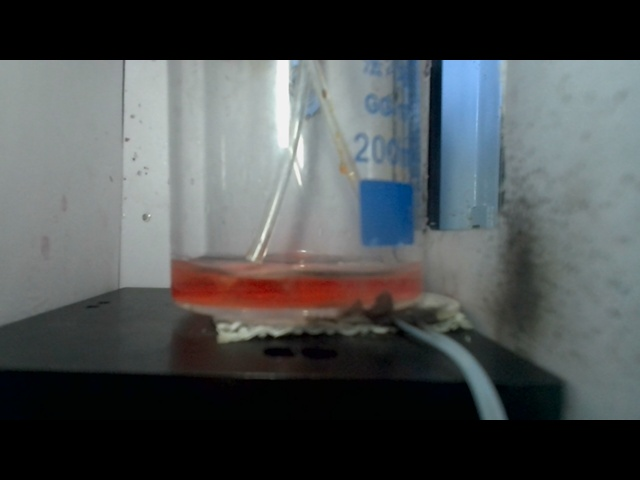
#> input picture image.jpg, 640 x 480 px; the run also reads 1 picture not shown here
$ python test.py
#> lines starting #> are read from the running program, lines starting #| are printed output that depends on the picture; after the words box and inside, x2 and y2 are one past the last pixel; in counts of white or black regions, pixels touching at a corner belong together; long printed decimals are rounded
import os

import cv2
import matplotlib.pyplot as plt
import numpy as np
from skimage import io
from skimage import metrics


"""
    1.Lab是基于人对颜色的感觉来设计的，更具体地说，它是感知均匀的。
    2.在图像处理中使用较多的是 HSV 颜色空间，它比 RGB 更接近人们对彩色的感知经验。非常直观地表达颜色的色调、鲜艳程度和明暗程度，方便进行颜色的对比。
    它由三部分组成 Hue（色调、色相） Saturation（饱和度、色彩纯净度） Value（明度）
    OpenCV 中 HSV 三个分量的范围为：
        H = [0,179]
        S = [0,255]
        V = [0,255]

"""


# 直方图计算相似度
def calculate_color_similarity(image1, image2):
    # 读取图像
    img1 = cv2.imread(image1)
    img2 = cv2.imread(image2)

    # 将图像转换为HSV颜色空间
    hsv1 = cv2.cvtColor(img1, cv2.COLOR_BGR2HSV)
    hsv2 = cv2.cvtColor(img2, cv2.COLOR_BGR2HSV)
    # 计算直方图
    hist1 = cv2.calcHist([hsv1], [0, 1], None, [180, 256], [0, 180, 0, 256])
    hist2 = cv2.calcHist([hsv2], [0, 1], None, [180, 256], [0, 180, 0, 256])

    # 归一化直方图
    cv2.normalize(hist1, hist1, 0, 1, cv2.NORM_MINMAX)
    cv2.normalize(hist2, hist2, 0, 1, cv2.NORM_MINMAX)

    # 计算直方图相似度
    similarity = cv2.compareHist(hist1, hist2, cv2.HISTCMP_CORREL)

    return similarity


# 欧氏距离计算相似性
def calculate_image_similarity(image1, image2):

    image1 = cv2.imread(image1)
    image2 = cv2.imread(image2)

    image1 = cv2.cvtColor(image1, cv2.COLOR_BGR2HSV)
    image2 = cv2.cvtColor(image2, cv2.COLOR_BGR2HSV)

    # 计算颜色差异
    diff = cv2.absdiff(image1, image2)
    diff = diff.astype(float)

    dist = cv2.norm(diff)

    similarity = 1 / (1 + dist)

    return similarity


def main(image1_path, image2_path):
    # 计算颜色相似度
    similarity_hist_score = calculate_color_similarity(image1_path, image2_path)
    print('颜色相似度:{:.8f}'.format(similarity_hist_score))

    # 计算颜色相似性(每个像素点)
    similarity_ouler_score = calculate_image_similarity(image1_path, image2_path)
    print('颜色相似性:{:.8f}'.format(similarity_ouler_score))

    img1 = cv2.imread(image1_path)
    img2 = cv2.imread(image2_path)
    img = cv2.hconcat([img1, img2])
    cv2.putText(img, 'similarity of hist:{:.8f} and similarity of ouler:{:.8f}'.format(similarity_hist_score, similarity_ouler_score),
                org=(320, 50), fontFace=cv2.FONT_HERSHEY_COMPLEX, fontScale=0.8, color=(0, 255, 0))
    # # cv2.imwrite('merge.png', img)
    # cv2.imshow('merge', img)
    # cv2.waitKey(0)


if __name__ == '__main__':
    # [11 lines of commented-out code are left out]
    hist_threshold = 0.978
    ouler_threshold = 0.0045

    for file in os.listdir('1_images'):
        img_path = '1_images' + '/' + file
        print('image.jpg' + '   ' + img_path)
        main('image.jpg', img_path)
#> in calculate_color_similarity, img1 is the input picture: shape (480, 640, 3); mean B, G, R 82, 81, 76.9
#> in calculate_color_similarity, `hsv1 = cv2.cvtColor(img1, cv2.COLOR_BGR2HSV)`: hsv1: shape (480, 640, 3); mean H, S, V 58.4, 44.8, 86.2
#> in calculate_color_similarity, `hsv2 = cv2.cvtColor(img2, cv2.COLOR_BGR2HSV)`: hsv2: shape (480, 640, 3); mean H, S, V 58.2, 45, 86.1
#> in calculate_color_similarity, `hist1 = cv2.calcHist([hsv1], [0, 1], None, [180, 256], [0, 180, 0, 256])`:
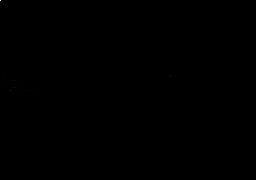
#> hist1: shape (180, 256) float32; min 0, max 77817, mean 6.7; drawn with min black and max white
#> in calculate_color_similarity, `cv2.normalize(hist1, hist1, 0, 1, cv2.NORM_MINMAX)`:
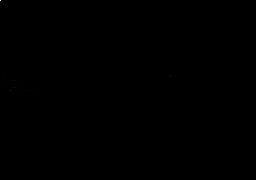
#> hist1: shape (180, 256) float32; 16.06% of pixels changed, all inside (x1, y1, x2, y2) = (0, 0, 256, 178)
#> in calculate_color_similarity, `cv2.normalize(hist2, hist2, 0, 1, cv2.NORM_MINMAX)`:
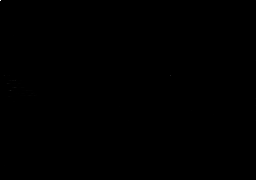
#> hist2: shape (180, 256) float32; min 0, max 1, mean 8.66e-05
#> in calculate_color_similarity, `similarity = cv2.compareHist(hist1, hist2, cv2.HISTCMP_CORREL)`: similarity = 1
#| 颜色相似度:0.9996
#> in calculate_image_similarity, `diff = cv2.absdiff(image1, image2)`: diff: shape (480, 640, 3); mean H, S, V 6.1, 7.7, 1.1
#> in calculate_image_similarity, `diff = diff.astype(float)`: diff: shape (480, 640, 3) float64; mean H, S, V 6.1, 7.7, 1.1
#> in calculate_image_similarity, `dist = cv2.norm(diff)`: dist = 20624.9
#> in calculate_image_similarity, `similarity = 1 / (1 + dist)`: similarity = 4.85e-05
#| 颜色相似性:4.848e-05
#> in main, `img = cv2.hconcat([img1, img2])`:
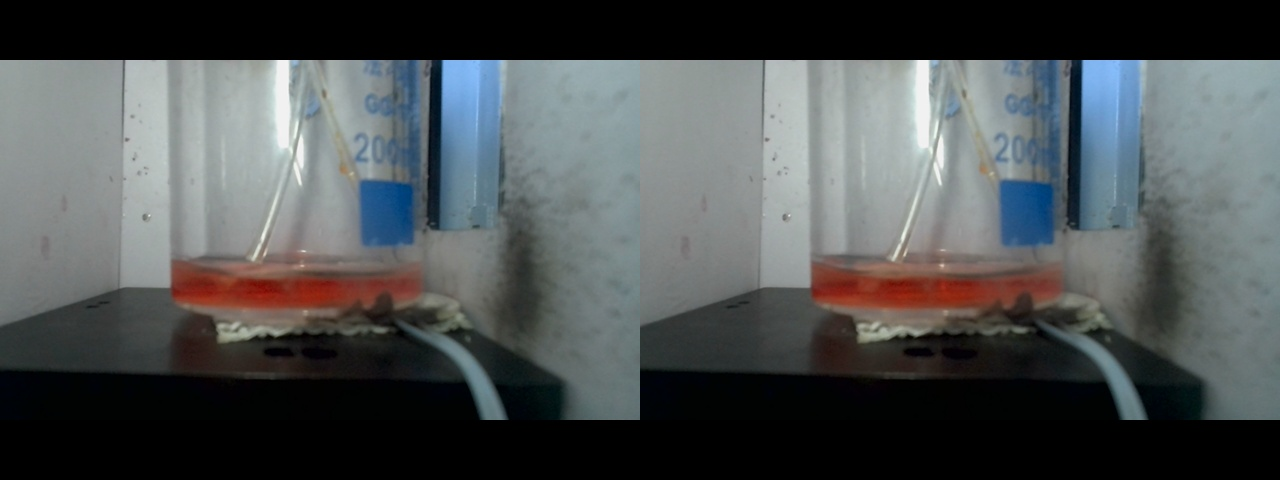
#> img: shape (480, 1280, 3); mean B, G, R 82, 81, 76.9
#> in main, `cv2.putText(img, 'similarity of hist:{:.8f} and similarity of ouler:{:..`:
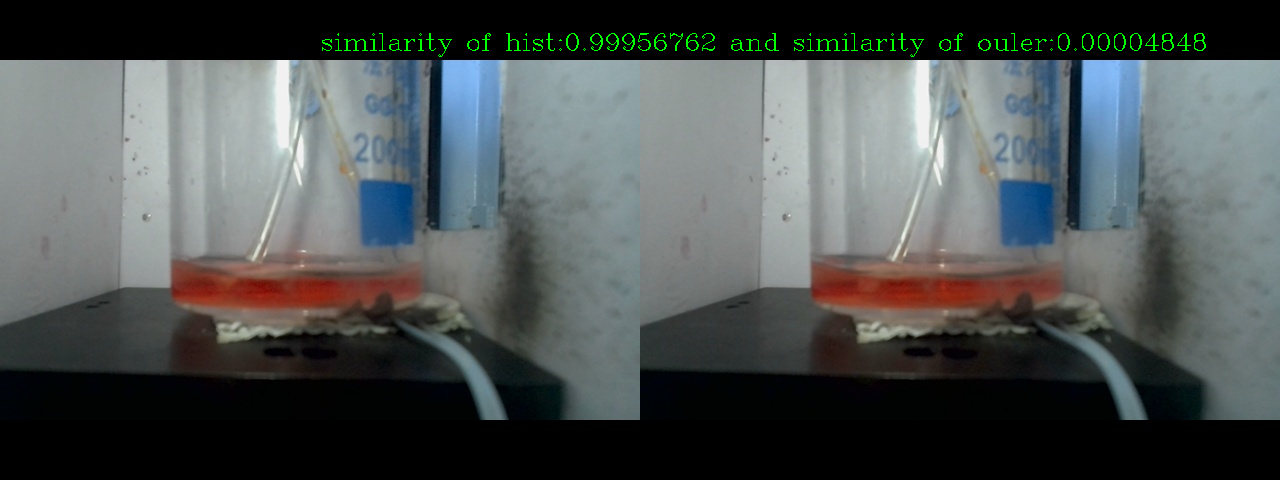
#> img: shape (480, 1280, 3); 0.48% of pixels changed, all inside (x1, y1, x2, y2) = (322, 33, 1206, 57)
#> pass 2 of the loop `for file in os.listdir('1_images'):`:
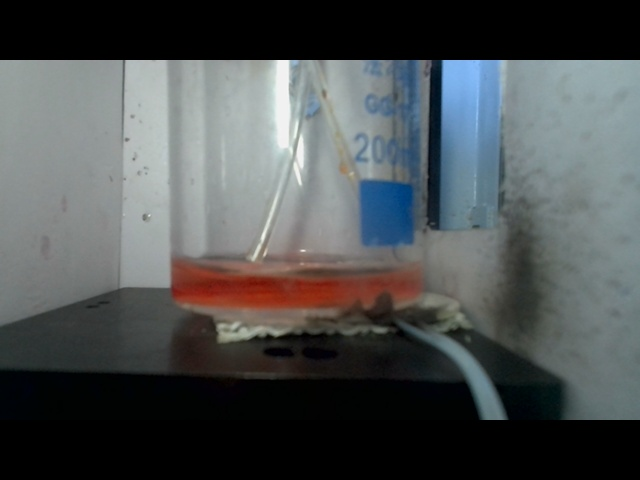
#> input picture 1_images/20230203181237.jpg, 640 x 480 px
#> in calculate_color_similarity, img2 is the input picture: shape (480, 640, 3); mean B, G, R 81.8, 81, 77
#> hsv2: shape (480, 640, 3); mean H, S, V 57.8, 44.9, 86.1
#> in calculate_color_similarity (call 2), `cv2.normalize(hist2, hist2, 0, 1, cv2.NORM_MINMAX)`:
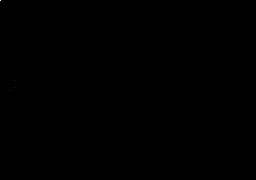
#> hist2: shape (180, 256) float32; min 0, max 1, mean 8.64e-05
#> in calculate_color_similarity (call 2), `similarity = cv2.compareHist(hist1, hist2, cv2.HISTCMP_CORREL)`: similarity = 0.999
#| 颜色相似度:0.9995
#> similarity_ouler_score = 4.96e-05
#| 颜色相似性:4.959e-05
#> in main (call 2), `cv2.putText(img, 'similarity of hist:{:.8f} and similarity of ouler:{:..`:
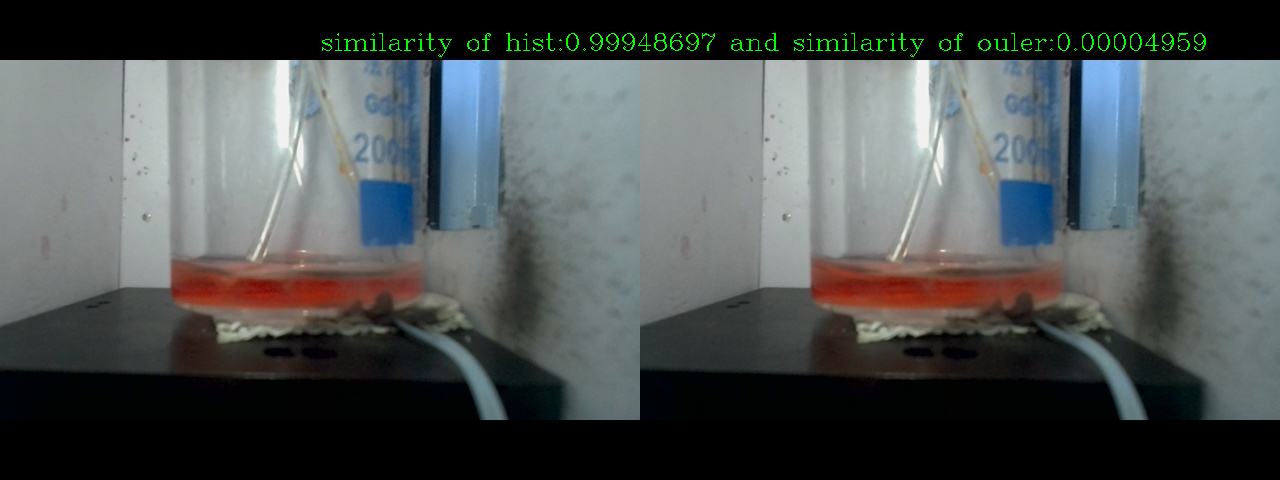
#> img: shape (480, 1280, 3); mean B, G, R 81.9, 82.2, 77
#> pass 3 of the loop `for file in os.listdir('1_images'):`:
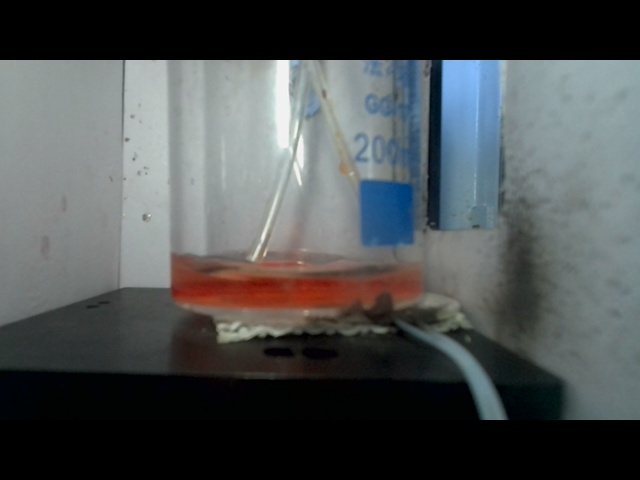
#> input picture 1_images/20230203181239.jpg, 640 x 480 px
#> in calculate_color_similarity, img2 is the input picture: shape (480, 640, 3); mean B, G, R 81.7, 81, 77
#> hsv2: shape (480, 640, 3); mean H, S, V 57.3, 45.2, 86.1
#> in calculate_color_similarity (call 3), `cv2.normalize(hist2, hist2, 0, 1, cv2.NORM_MINMAX)`:
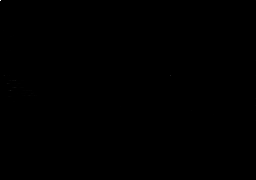
#> hist2: shape (180, 256) float32; min 0, max 1, mean 8.64e-05
#| 颜色相似度:0.9993
#> similarity_ouler_score = 4.88e-05
#| 颜色相似性:4.885e-05
#> in main (call 3), `cv2.putText(img, 'similarity of hist:{:.8f} and similarity of ouler:{:..`:
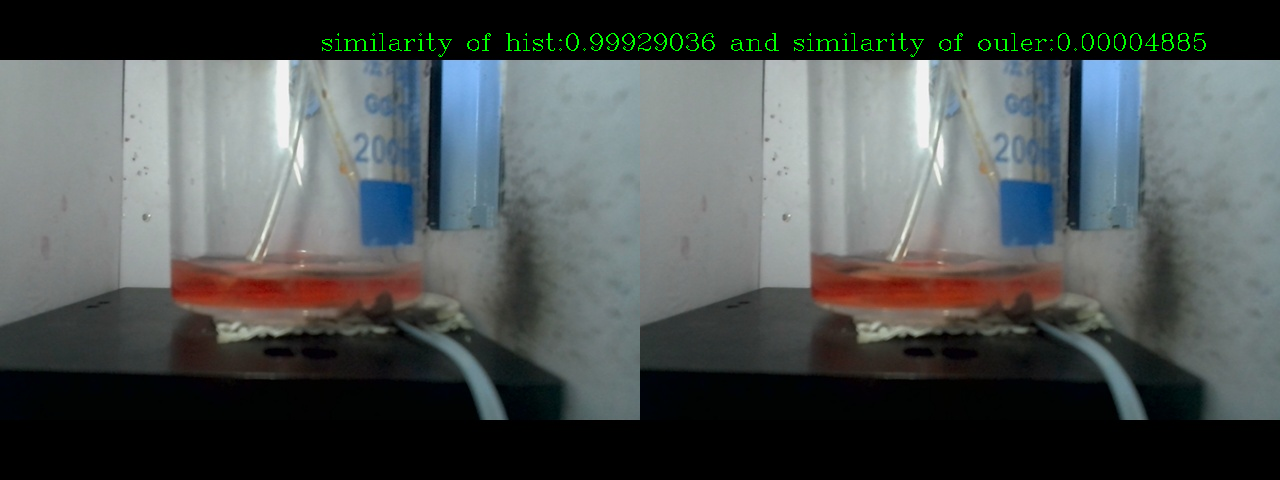
#> img: shape (480, 1280, 3); mean B, G, R 81.9, 82.2, 76.9
#> the loop made 4 passes; the first 3 are shown

#> (the run stopped early here; a loop or call above may not have finished)
